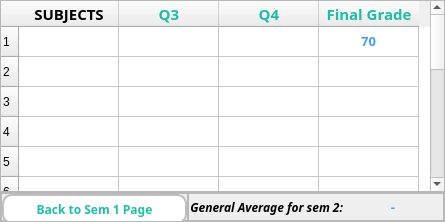
           <widget class="QWidget" name="sem2">
            <layout class="QVBoxLayout" name="verticalLayout_7">
             <property name="spacing">
              <number>0</number>
             </property>
             <property name="leftMargin">
              <number>0</number>
             </property>
             <property name="topMargin">
              <number>0</number>
             </property>
             <property name="rightMargin">
              <number>0</number>
             </property>
             <property name="bottomMargin">
              <number>0</number>
             </property>
             <item>
              <widget class="QTableWidget" name="sem2SubTable">
               <property name="styleSheet">
                <string notr="true">QTableView::item:selected  {
color: rgb(255, 255, 255);
background-color: rgb(67, 156, 250);
}</string>
               </property>
               <row>
                <property name="text">
                 <string>1</string>
                </property>
               </row>
               <row>
                <property name="text">
                 <string>2</string>
                </property>
               </row>
               <row>
                <property name="text">
                 <string>3</string>
                </property>
               </row>
               <row>
                <property name="text">
                 <string>4</string>
                </property>
               </row>
               <row>
                <property name="text">
                 <string>5</string>
                </property>
               </row>
               <row>
                <property name="text">
                 <string>6</string>
                </property>
               </row>
               <row>
                <property name="text">
                 <string>7</string>
                </property>
               </row>
               <row>
                <property name="text">
                 <string>8</string>
                </property>
               </row>
               <row>
                <property name="text">
                 <string>9</string>
                </property>
               </row>
               <row>
                <property name="text">
                 <string>10</string>
                </property>
               </row>
               <row>
                <property name="text">
                 <string>11</string>
                </property>
               </row>
               <row>
                <property name="text">
                 <string>12</string>
                </property>
               </row>
               <row>
                <property name="text">
                 <string>13</string>
                </property>
               </row>
               <row>
                <property name="text">
                 <string>14</string>
                </property>
               </row>
               <row>
                <property name="text">
                 <string>15</string>
                </property>
               </row>
               <column>
                <property name="text">
                 <string>SUBJECTS</string>
                </property>
                <property name="font">
                 <font>
                  <family>Segoe UI Semibold</family>
                  <pointsize>11</pointsize>
                  <weight>75</weight>
                  <bold>true</bold>
                 </font>
                </property>
               </column>
               <column>
                <property name="text">
                 <string>Q3</string>
                </property>
                <property name="font">
                 <font>
                  <family>Segoe UI Semibold</family>
                  <pointsize>11</pointsize>
                  <weight>75</weight>
                  <bold>true</bold>
                 </font>
                </property>
                <property name="foreground">
                 <brush brushstyle="SolidPattern">
                  <color alpha="255">
                   <red>26</red>
                   <green>191</green>
                   <blue>164</blue>
                  </color>
                 </brush>
                </property>
               </column>
               <column>
                <property name="text">
                 <string>Q4</string>
                </property>
                <property name="font">
                 <font>
                  <family>Segoe UI Semibold</family>
                  <pointsize>11</pointsize>
                  <weight>75</weight>
                  <bold>true</bold>
                 </font>
                </property>
                <property name="foreground">
                 <brush brushstyle="SolidPattern">
                  <color alpha="255">
                   <red>26</red>
                   <green>191</green>
                   <blue>164</blue>
                  </color>
                 </brush>
                </property>
               </column>
               <column>
                <property name="text">
                 <string>Final Grade</string>
                </property>
                <property name="font">
                 <font>
                  <family>Segoe UI Semibold</family>
                  <pointsize>11</pointsize>
                  <weight>75</weight>
                  <bold>true</bold>
                 </font>
                </property>
                <property name="foreground">
                 <brush brushstyle="SolidPattern">
                  <color alpha="255">
                   <red>26</red>
                   <green>191</green>
                   <blue>164</blue>
                  </color>
                 </brush>
                </property>
               </column>
               <item row="0" column="3">
                <property name="text">
                 <string>70</string>
                </property>
                <property name="font">
                 <font>
                  <family>Segoe UI Semibold</family>
                  <pointsize>10</pointsize>
                  <weight>75</weight>
                  <bold>true</bold>
                 </font>
                </property>
                <property name="textAlignment">
                 <set>AlignCenter</set>
                </property>
                <property name="foreground">
                 <brush brushstyle="SolidPattern">
                  <color alpha="255">
                   <red>67</red>
                   <green>156</green>
                   <blue>250</blue>
                  </color>
                 </brush>
                </property>
               </item>
               <item row="1" column="3">
                <property name="text">
                 <string/>
                </property>
                <property name="font">
                 <font>
                  <family>Segoe UI Semibold</family>
                  <pointsize>10</pointsize>
                  <weight>75</weight>
                  <bold>true</bold>
                 </font>
                </property>
                <property name="textAlignment">
                 <set>AlignCenter</set>
                </property>
                <property name="foreground">
                 <brush brushstyle="SolidPattern">
                  <color alpha="255">
                   <red>67</red>
                   <green>156</green>
                   <blue>250</blue>
                  </color>
                 </brush>
                </property>
               </item>
               <item row="2" column="3">
                <property name="text">
                 <string/>
                </property>
                <property name="font">
                 <font>
                  <family>Segoe UI Semibold</family>
                  <pointsize>10</pointsize>
                  <weight>75</weight>
                  <bold>true</bold>
                 </font>
                </property>
                <property name="textAlignment">
                 <set>AlignCenter</set>
                </property>
                <property name="background">
                 <brush brushstyle="NoBrush">
                  <color alpha="255">
                   <red>255</red>
                   <green>255</green>
                   <blue>255</blue>
                  </color>
                 </brush>
                </property>
                <property name="foreground">
                 <brush brushstyle="SolidPattern">
                  <color alpha="255">
                   <red>67</red>
                   <green>156</green>
                   <blue>250</blue>
                  </color>
                 </brush>
                </property>
               </item>
               <item row="3" column="3">
                <property name="text">
                 <string/>
                </property>
                <property name="font">
                 <font>
                  <family>Segoe UI Semibold</family>
                  <pointsize>10</pointsize>
                  <weight>75</weight>
                  <bold>true</bold>
                 </font>
                </property>
                <property name="textAlignment">
                 <set>AlignCenter</set>
                </property>
                <property name="foreground">
                 <brush brushstyle="SolidPattern">
                  <color alpha="255">
                   <red>67</red>
                   <green>156</green>
                   <blue>250</blue>
                  </color>
                 </brush>
                </property>
               </item>
               <item row="4" column="3">
                <property name="text">
                 <string/>
                </property>
                <property name="font">
                 <font>
                  <family>Segoe UI Semibold</family>
                  <pointsize>10</pointsize>
                  <weight>75</weight>
                  <bold>true</bold>
                 </font>
                </property>
                <property name="textAlignment">
                 <set>AlignCenter</set>
                </property>
                <property name="foreground">
                 <brush brushstyle="SolidPattern">
                  <color alpha="255">
                   <red>67</red>
                   <green>156</green>
                   <blue>250</blue>
                  </color>
                 </brush>
                </property>
               </item>
               <item row="5" column="3">
                <property name="text">
                 <string/>
                </property>
                <property name="font">
                 <font>
                  <family>Segoe UI Semibold</family>
                  <pointsize>10</pointsize>
                  <weight>75</weight>
                  <bold>true</bold>
                 </font>
                </property>
                <property name="textAlignment">
                 <set>AlignCenter</set>
                </property>
                <property name="foreground">
                 <brush brushstyle="SolidPattern">
                  <color alpha="255">
                   <red>67</red>
                   <green>156</green>
                   <blue>250</blue>
                  </color>
                 </brush>
                </property>
               </item>
               <item row="6" column="3">
                <property name="text">
                 <string/>
                </property>
                <property name="font">
                 <font>
                  <family>Segoe UI Semibold</family>
                  <pointsize>10</pointsize>
                  <weight>75</weight>
                  <bold>true</bold>
                 </font>
                </property>
                <property name="textAlignment">
                 <set>AlignCenter</set>
                </property>
                <property name="foreground">
                 <brush brushstyle="SolidPattern">
                  <color alpha="255">
                   <red>67</red>
                   <green>156</green>
                   <blue>250</blue>
                  </color>
                 </brush>
                </property>
               </item>
               <item row="7" column="3">
                <property name="text">
                 <string/>
                </property>
                <property name="font">
                 <font>
                  <family>Segoe UI Semibold</family>
                  <pointsize>10</pointsize>
                  <weight>75</weight>
                  <bold>true</bold>
                 </font>
                </property>
                <property name="textAlignment">
                 <set>AlignCenter</set>
                </property>
                <property name="foreground">
                 <brush brushstyle="SolidPattern">
                  <color alpha="255">
                   <red>67</red>
                   <green>156</green>
                   <blue>250</blue>
                  </color>
                 </brush>
                </property>
               </item>
               <item row="8" column="3">
                <property name="text">
                 <string/>
                </property>
                <property name="font">
                 <font>
                  <family>Segoe UI Semibold</family>
                  <pointsize>10</pointsize>
                  <weight>75</weight>
                  <bold>true</bold>
                 </font>
                </property>
                <property name="textAlignment">
                 <set>AlignCenter</set>
                </property>
                <property name="foreground">
                 <brush brushstyle="SolidPattern">
                  <color alpha="255">
                   <red>67</red>
                   <green>156</green>
                   <blue>250</blue>
                  </color>
                 </brush>
                </property>
               </item>
               <item row="9" column="3">
                <property name="text">
                 <string/>
                </property>
                <property name="font">
                 <font>
                  <family>Segoe UI Semibold</family>
                  <pointsize>10</pointsize>
                  <weight>75</weight>
                  <bold>true</bold>
                 </font>
                </property>
                <property name="textAlignment">
                 <set>AlignCenter</set>
                </property>
                <property name="foreground">
                 <brush brushstyle="SolidPattern">
                  <color alpha="255">
                   <red>67</red>
                   <green>156</green>
                   <blue>250</blue>
                  </color>
                 </brush>
                </property>
               </item>
               <item row="10" column="3">
                <property name="text">
                 <string/>
                </property>
                <property name="font">
                 <font>
                  <family>Segoe UI Semibold</family>
                  <pointsize>10</pointsize>
                  <weight>75</weight>
                  <bold>true</bold>
                 </font>
                </property>
                <property name="textAlignment">
                 <set>AlignCenter</set>
                </property>
                <property name="background">
                 <brush brushstyle="NoBrush">
                  <color alpha="255">
                   <red>0</red>
                   <green>0</green>
                   <blue>0</blue>
                  </color>
                 </brush>
                </property>
                <property name="foreground">
                 <brush brushstyle="SolidPattern">
                  <color alpha="255">
                   <red>67</red>
                   <green>156</green>
                   <blue>250</blue>
                  </color>
                 </brush>
                </property>
               </item>
               <item row="11" column="3">
                <property name="text">
                 <string/>
                </property>
                <property name="font">
                 <font>
                  <family>Segoe UI Semibold</family>
                  <pointsize>10</pointsize>
                  <weight>75</weight>
                  <bold>true</bold>
                 </font>
                </property>
                <property name="textAlignment">
                 <set>AlignCenter</set>
                </property>
                <property name="foreground">
                 <brush brushstyle="SolidPattern">
                  <color alpha="255">
                   <red>67</red>
                   <green>156</green>
                   <blue>250</blue>
                  </color>
                 </brush>
                </property>
               </item>
               <item row="12" column="3">
                <property name="text">
                 <string/>
                </property>
                <property name="font">
                 <font>
                  <family>Segoe UI Semibold</family>
                  <pointsize>10</pointsize>
                  <weight>75</weight>
                  <bold>true</bold>
                 </font>
                </property>
                <property name="textAlignment">
                 <set>AlignCenter</set>
                </property>
                <property name="foreground">
                 <brush brushstyle="SolidPattern">
                  <color alpha="255">
                   <red>67</red>
                   <green>156</green>
                   <blue>250</blue>
                  </color>
                 </brush>
                </property>
               </item>
               <item row="13" column="3">
                <property name="text">
                 <string/>
                </property>
                <property name="font">
                 <font>
                  <family>Segoe UI Semibold</family>
                  <pointsize>10</pointsize>
                  <weight>75</weight>
                  <bold>true</bold>
                 </font>
                </property>
                <property name="textAlignment">
                 <set>AlignCenter</set>
                </property>
                <property name="foreground">
                 <brush brushstyle="SolidPattern">
                  <color alpha="255">
                   <red>67</red>
                   <green>156</green>
                   <blue>250</blue>
                  </color>
                 </brush>
                </property>
               </item>
               <item row="14" column="3">
                <property name="text">
                 <string>89</string>
                </property>
                <property name="font">
                 <font>
                  <family>Segoe UI Semibold</family>
                  <pointsize>10</pointsize>
                  <weight>75</weight>
                  <bold>true</bold>
                 </font>
                </property>
                <property name="textAlignment">
                 <set>AlignCenter</set>
                </property>
                <property name="foreground">
                 <brush brushstyle="SolidPattern">
                  <color alpha="255">
                   <red>67</red>
                   <green>156</green>
                   <blue>250</blue>
                  </color>
                 </brush>
                </property>
               </item>
              </widget>
             </item>
             <item>
              <widget class="QFrame" name="frame_12">
               <property name="minimumSize">
                <size>
                 <width>0</width>
                 <height>30</height>
                </size>
               </property>
               <property name="maximumSize">
                <size>
                 <width>16777215</width>
                 <height>30</height>
                </size>
               </property>
               <property name="layoutDirection">
                <enum>Qt::RightToLeft</enum>
               </property>
               <property name="frameShape">
                <enum>QFrame::StyledPanel</enum>
               </property>
               <property name="frameShadow">
                <enum>QFrame::Raised</enum>
               </property>
               <layout class="QHBoxLayout" name="horizontalLayout_7">
                <property name="spacing">
                 <number>0</number>
                </property>
                <property name="leftMargin">
                 <number>0</number>
                </property>
                <property name="topMargin">
                 <number>0</number>
                </property>
                <property name="rightMargin">
                 <number>0</number>
                </property>
                <property name="bottomMargin">
                 <number>0</number>
                </property>
                <item>
                 <widget class="QFrame" name="frame_14">
                  <property name="frameShape">
                   <enum>QFrame::StyledPanel</enum>
                  </property>
                  <property name="frameShadow">
                   <enum>QFrame::Raised</enum>
                  </property>
                  <layout class="QHBoxLayout" name="horizontalLayout_10">
                   <property name="spacing">
                    <number>0</number>
                   </property>
                   <property name="leftMargin">
                    <number>0</number>
                   </property>
                   <property name="topMargin">
                    <number>0</number>
                   </property>
                   <property name="rightMargin">
                    <number>0</number>
                   </property>
                   <property name="bottomMargin">
                    <number>0</number>
                   </property>
                   <item>
                    <widget class="QLabel" name="genAve2">
                     <property name="minimumSize">
                      <size>
                       <width>100</width>
                       <height>0</height>
                      </size>
                     </property>
                     <property name="maximumSize">
                      <size>
                       <width>100</width>
                       <height>16777215</height>
                      </size>
                     </property>
                     <property name="font">
                      <font>
                       <family>Segoe UI Semibold</family>
                       <pointsize>10</pointsize>
                       <weight>75</weight>
                       <bold>true</bold>
                      </font>
                     </property>
                     <property name="styleSheet">
                      <string notr="true">QLabel{
color: rgb(67, 156, 250);
}</string>
                     </property>
                     <property name="text">
                      <string>-</string>
                     </property>
                     <property name="alignment">
                      <set>Qt::AlignCenter</set>
                     </property>
                    </widget>
                   </item>
                   <item>
                    <widget class="QLabel" name="genSem2Label">
                     <property name="font">
                      <font>
                       <family>Segoe UI Semibold</family>
                       <pointsize>9</pointsize>
                       <weight>75</weight>
                       <italic>true</italic>
                       <bold>true</bold>
                      </font>
                     </property>
                     <property name="text">
                      <string>General Average for sem 2:</string>
                     </property>
                     <property name="alignment">
                      <set>Qt::AlignRight|Qt::AlignTrailing|Qt::AlignVCenter</set>
                     </property>
                    </widget>
                   </item>
                  </layout>
                 </widget>
                </item>
                <item>
                 <widget class="QFrame" name="frame_13">
                  <property name="frameShape">
                   <enum>QFrame::StyledPanel</enum>
                  </property>
                  <property name="frameShadow">
                   <enum>QFrame::Raised</enum>
                  </property>
                  <layout class="QHBoxLayout" name="horizontalLayout_8">
                   <property name="spacing">
                    <number>0</number>
                   </property>
                   <property name="leftMargin">
                    <number>0</number>
                   </property>
                   <property name="topMargin">
                    <number>0</number>
                   </property>
                   <property name="rightMargin">
                    <number>0</number>
                   </property>
                   <property name="bottomMargin">
                    <number>0</number>
                   </property>
                   <item>
                    <widget class="QPushButton" name="sem1Btn">
                     <property name="minimumSize">
                      <size>
                       <width>185</width>
                       <height>30</height>
                      </size>
                     </property>
                     <property name="maximumSize">
                      <size>
                       <width>185</width>
                       <height>16777215</height>
                      </size>
                     </property>
                     <property name="font">
                      <font>
                       <family>Segoe UI Semibold</family>
                       <pointsize>9</pointsize>
                       <weight>75</weight>
                       <bold>true</bold>
                      </font>
                     </property>
                     <property name="layoutDirection">
                      <enum>Qt::RightToLeft</enum>
                     </property>
                     <property name="styleSheet">
                      <string notr="true">QPushButton{
	color: rgb(26, 194, 161);
	border-radius: 10px;
	border: 2px solid rgb(191, 191, 191);
	background-color: rgb(255, 255, 255);
}
QPushButton:focus{
background-color: rgb(26, 194, 161);
	color: rgb(255, 255, 255);
 	border-radius: 10px;
}</string>
                     </property>
                     <property name="text">
                      <string>Back to Sem 1 Page</string>
                     </property>
                    </widget>
                   </item>
                  </layout>
                 </widget>
                </item>
               </layout>
              </widget>
             </item>
            </layout>
           </widget>
